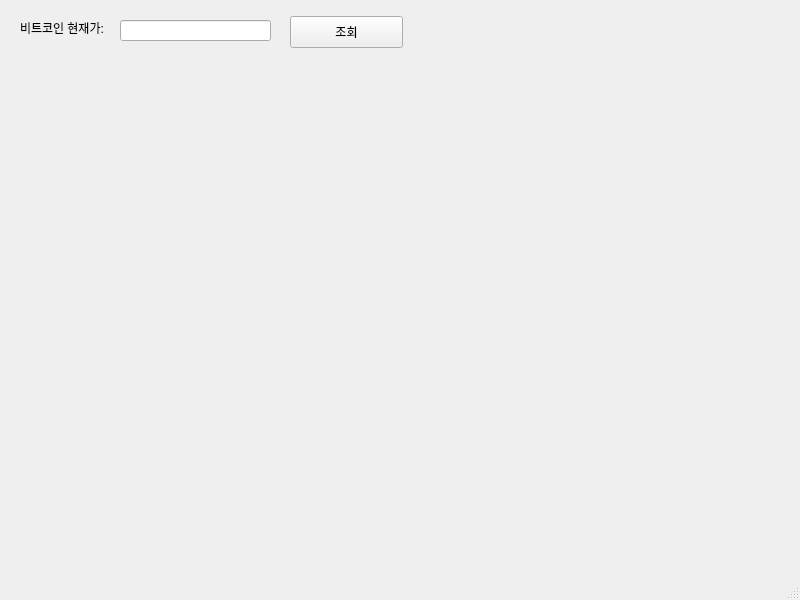
<?xml version="1.0" encoding="UTF-8"?>
<ui version="4.0">
 <class>mainWindow</class>
 <widget class="QMainWindow" name="mainWindow">
  <property name="geometry">
   <rect>
    <x>0</x>
    <y>0</y>
    <width>800</width>
    <height>600</height>
   </rect>
  </property>
  <property name="windowTitle">
   <string>코빗 시세 조회기</string>
  </property>
  <widget class="QWidget" name="centralwidget">
   <widget class="QPushButton" name="pushButton">
    <property name="geometry">
     <rect>
      <x>290</x>
      <y>16</y>
      <width>113</width>
      <height>32</height>
     </rect>
    </property>
    <property name="text">
     <string>조회</string>
    </property>
   </widget>
   <widget class="QLabel" name="label">
    <property name="geometry">
     <rect>
      <x>20</x>
      <y>20</y>
      <width>91</width>
      <height>16</height>
     </rect>
    </property>
    <property name="text">
     <string>비트코인 현재가:</string>
    </property>
   </widget>
   <widget class="QLineEdit" name="lineEdit">
    <property name="geometry">
     <rect>
      <x>120</x>
      <y>20</y>
      <width>151</width>
      <height>21</height>
     </rect>
    </property>
   </widget>
  </widget>
  <widget class="QMenuBar" name="menubar">
   <property name="geometry">
    <rect>
     <x>0</x>
     <y>0</y>
     <width>800</width>
     <height>24</height>
    </rect>
   </property>
  </widget>
  <widget class="QStatusBar" name="statusbar"/>
 </widget>
 <resources/>
 <connections/>
</ui>
